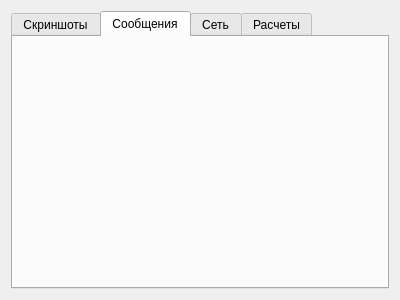
<?xml version="1.0" encoding="UTF-8"?>
<ui version="4.0">
 <class>Widget</class>
 <widget class="QWidget" name="Widget">
  <property name="geometry">
   <rect>
    <x>0</x>
    <y>0</y>
    <width>400</width>
    <height>300</height>
   </rect>
  </property>
  <property name="windowTitle">
   <string>Informer</string>
  </property>
  <property name="windowIcon">
   <iconset>
    <normaloff>:/images/icons/icon.png</normaloff>:/images/icons/icon.png</iconset>
  </property>
  <layout class="QVBoxLayout" name="verticalLayout">
   <item>
    <widget class="QTabWidget" name="tabWidget">
     <property name="currentIndex">
      <number>1</number>
     </property>
     <widget class="QWidget" name="tabScreen">
      <attribute name="title">
       <string>Скриншоты</string>
      </attribute>
      <widget class="QPushButton" name="screenshotButton">
       <property name="geometry">
        <rect>
         <x>20</x>
         <y>120</y>
         <width>75</width>
         <height>23</height>
        </rect>
       </property>
       <property name="toolTip">
        <string>Сделать скриншот</string>
       </property>
       <property name="text">
        <string>Скриншот</string>
       </property>
      </widget>
      <widget class="QCheckBox" name="alwaysCheckBox">
       <property name="geometry">
        <rect>
         <x>20</x>
         <y>90</y>
         <width>151</width>
         <height>17</height>
        </rect>
       </property>
       <property name="text">
        <string>Сохранять по таймауту</string>
       </property>
      </widget>
      <widget class="QSpinBox" name="delaySpinBox">
       <property name="geometry">
        <rect>
         <x>20</x>
         <y>50</y>
         <width>42</width>
         <height>22</height>
        </rect>
       </property>
       <property name="minimum">
        <number>1</number>
       </property>
       <property name="value">
        <number>6</number>
       </property>
      </widget>
      <widget class="QLabel" name="label">
       <property name="geometry">
        <rect>
         <x>20</x>
         <y>30</y>
         <width>111</width>
         <height>16</height>
        </rect>
       </property>
       <property name="text">
        <string>Таймаут скриншота</string>
       </property>
      </widget>
      <widget class="QLabel" name="label_2">
       <property name="geometry">
        <rect>
         <x>70</x>
         <y>50</y>
         <width>41</width>
         <height>16</height>
        </rect>
       </property>
       <property name="text">
        <string>сек</string>
       </property>
      </widget>
     </widget>
     <widget class="QWidget" name="tabMessage">
      <attribute name="title">
       <string>Сообщения</string>
      </attribute>
      <layout class="QHBoxLayout" name="horizontalLayout">
       <item>
        <layout class="QVBoxLayout" name="messageLayout"/>
       </item>
      </layout>
     </widget>
     <widget class="QWidget" name="tabWeb">
      <attribute name="title">
       <string>Сеть</string>
      </attribute>
     </widget>
     <widget class="QWidget" name="tabCalc">
      <attribute name="title">
       <string>Расчеты</string>
      </attribute>
     </widget>
    </widget>
   </item>
  </layout>
 </widget>
 <layoutdefault spacing="6" margin="11"/>
 <resources>
  <include location="images.qrc"/>
 </resources>
 <connections/>
</ui>
